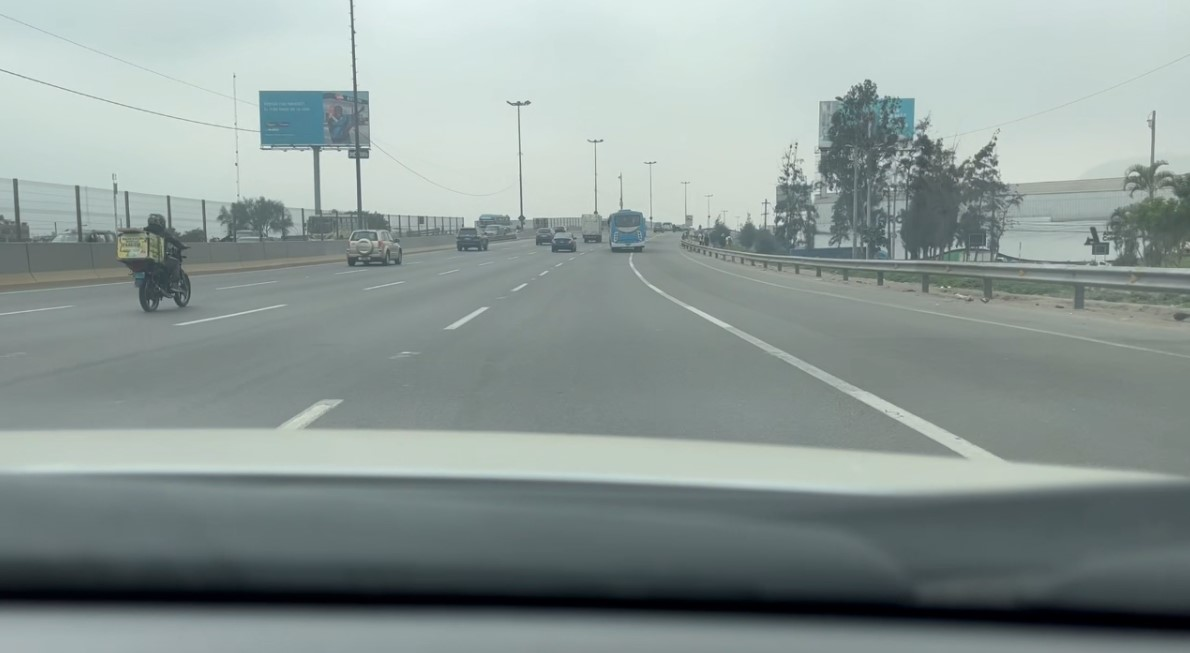
#> input picture Img_test/im2.jpg, 1190 x 653 px, found by its file name
$ python hough_transform.py
#> lines starting #> are read from the running program, lines starting #| are printed output that depends on the picture; after the words box and inside, x2 and y2 are one past the last pixel; in counts of white or black regions, pixels touching at a corner belong together
import matplotlib.pyplot as plt
import matplotlib.image as mpimg
import numpy as np
import cv2

image = mpimg.imread('Img_test\im2.jpg')
#> image is the input picture: shape (653, 1190, 3); mean R, G, B 140.7, 153.1, 150.6
gray = cv2.cvtColor(image,cv2.COLOR_RGB2GRAY)

# Define kernel
# Kernel para imagen propia (im1)
kernel_size = 1

#Kernel para imagen dataset (im2)
#kernel_size = 3
blur_gray = cv2.GaussianBlur(gray,(kernel_size, kernel_size),0)


# Parametros Canny para imagen propia (im1)
low_threshold = 110
high_threshold = 240
# Parametros Canny para imagen dataset (im2)
#low_threshold = 180
#high_threshold = 240
edges = cv2.Canny(blur_gray, low_threshold, high_threshold)
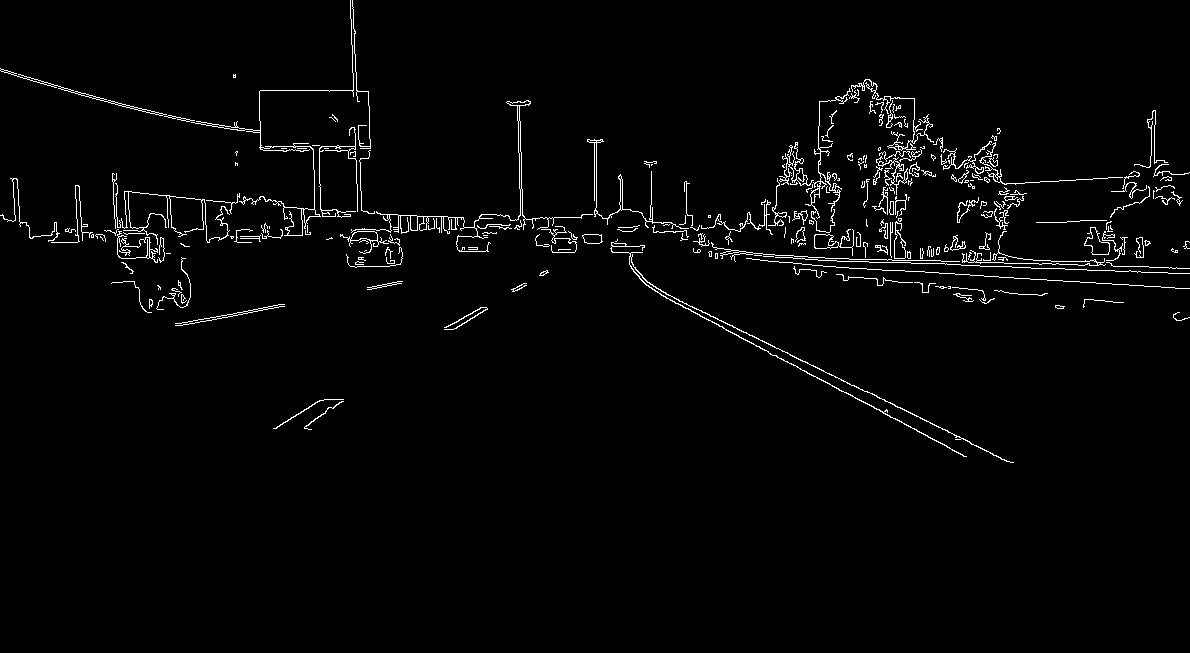
#> edges: shape (653, 1190); 2.2% white in thin lines or dots, all inside (x1, y1, x2, y2) = (0, 0, 1190, 463)


mask = np.zeros_like(edges)
ignore_mask_color = 255

# Poligono para imagen propia (im2)
imshape = image.shape
vertices = np.array([[(0,imshape[0]-140),(470, 290), (720, 290), (imshape[1],imshape[0]-140)]], dtype=np.int32)
cv2.fillPoly(mask, vertices, ignore_mask_color)
#> mask: shape (653, 1190); 20.8% white; 1 white region, box (x1, y1, x2, y2) and area: (0, 290, 1190, 514) 161638
masked_edges = cv2.bitwise_and(edges, mask)
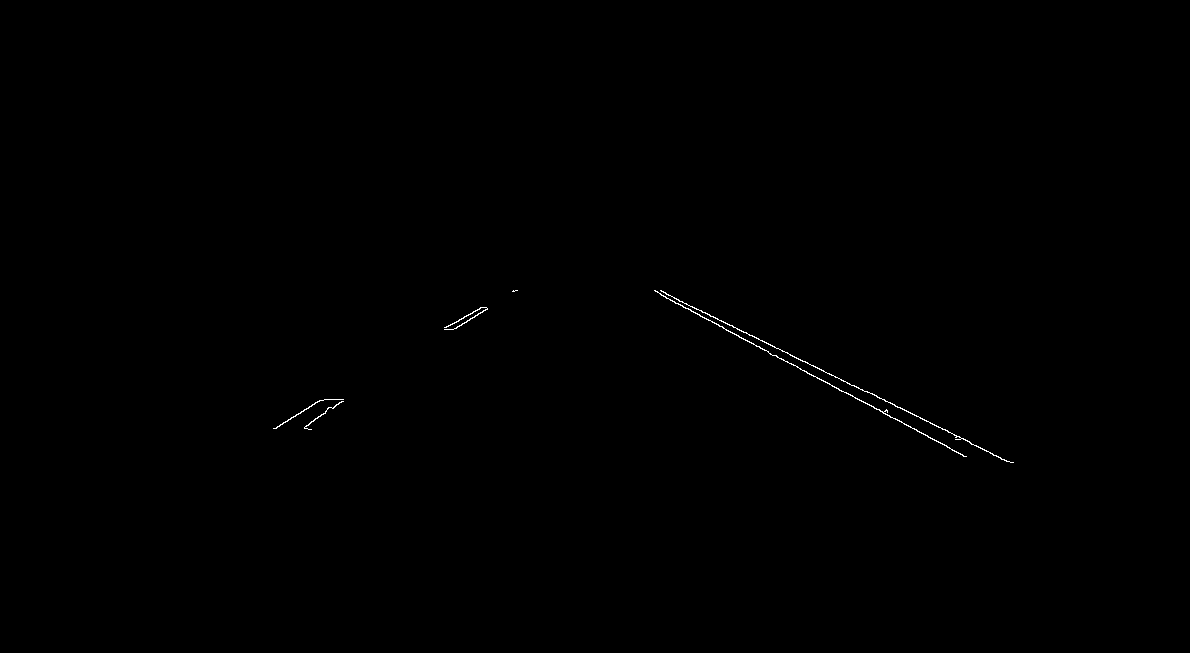
#> masked_edges: shape (653, 1190); 0.16% white in thin lines or dots, all inside (x1, y1, x2, y2) = (273, 290, 1014, 463)


#Poligono para imagen dataset (im1)
# imshape = image.shape
# vertices = np.array([[(170,imshape[0]-120),(500, 420), (700, 420), (imshape[1]-170,imshape[0]-120)]], dtype=np.int32)
# cv2.fillPoly(mask, vertices, ignore_mask_color)
# masked_edges = cv2.bitwise_and(edges, mask)


# Define the Hough transform parameters
# Make a blank the same size as our image to draw on
rho = 1 # distance resolution in pixels of the Hough grid
theta = np.pi/180 # angular resolution in radians of the Hough grid
threshold = 2     # minimum number of votes (intersections in Hough grid cell)
min_line_length = 4 #minimum number of pixels making up a line
max_line_gap = 5    # maximum gap in pixels between connectable line segments
line_image = np.copy(image)*0 # creating a blank to draw lines on
#> line_image: shape (653, 1190, 3); every value is 0

# Run Hough on edge detected image
# Output "lines" is an array containing endpoints of detected line segments
lines = cv2.HoughLinesP(masked_edges, rho, theta, threshold, np.array([]),
                            min_line_length, max_line_gap)
#> lines = 71 rows, first 6: [843, 380, 849, 384], [333, 407, 342, 401], [466, 316, 475, 310], [660, 294, 848, 394], [815, 366, 825, 372], [453, 329, 487, 308]

# Iterate over the output "lines" and draw lines on a blank image
for line in lines:
    for x1,y1,x2,y2 in line:
        cv2.line(line_image,(x1,y1),(x2,y2),(255,0,0),10)
#> this loop made 71 passes
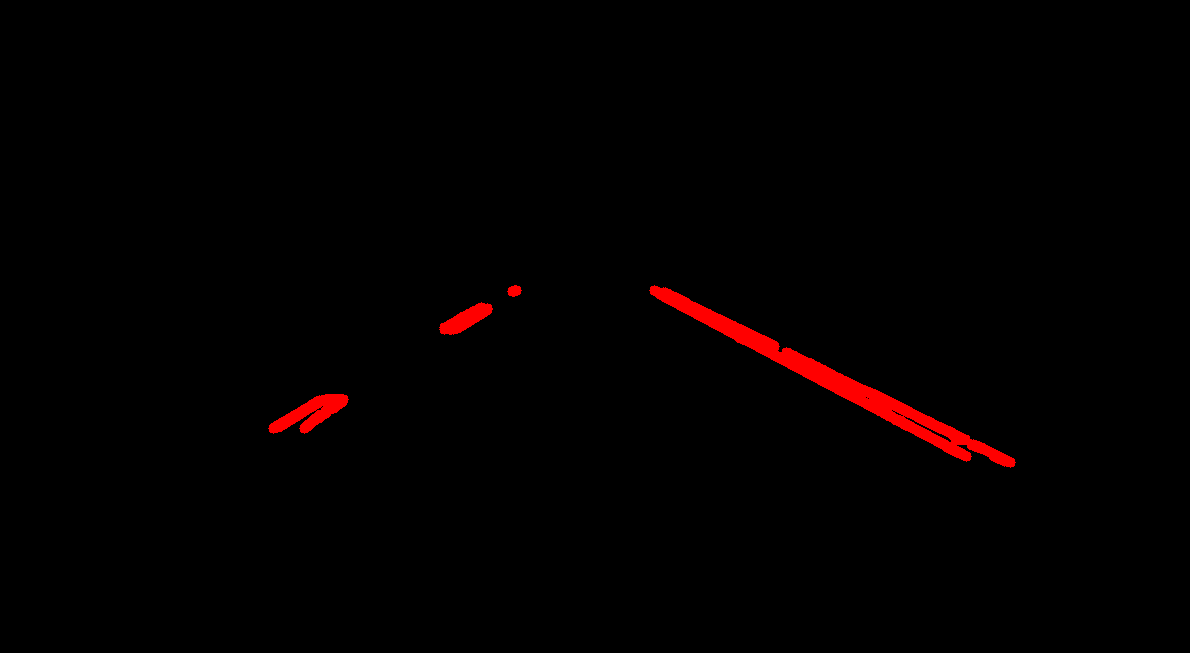
#> line_image: shape (653, 1190, 3); mean R, G, B 3.2, 0, 0

# Create a "color" binary image to combine with line image
color_edges = np.dstack((edges, edges, edges))

# Draw the lines on the edge image
lines_edges = cv2.addWeighted(color_edges, 0.8, line_image, 1, 0)
lines_edges = cv2.polylines(lines_edges,vertices, True, (0,0,255), 10)
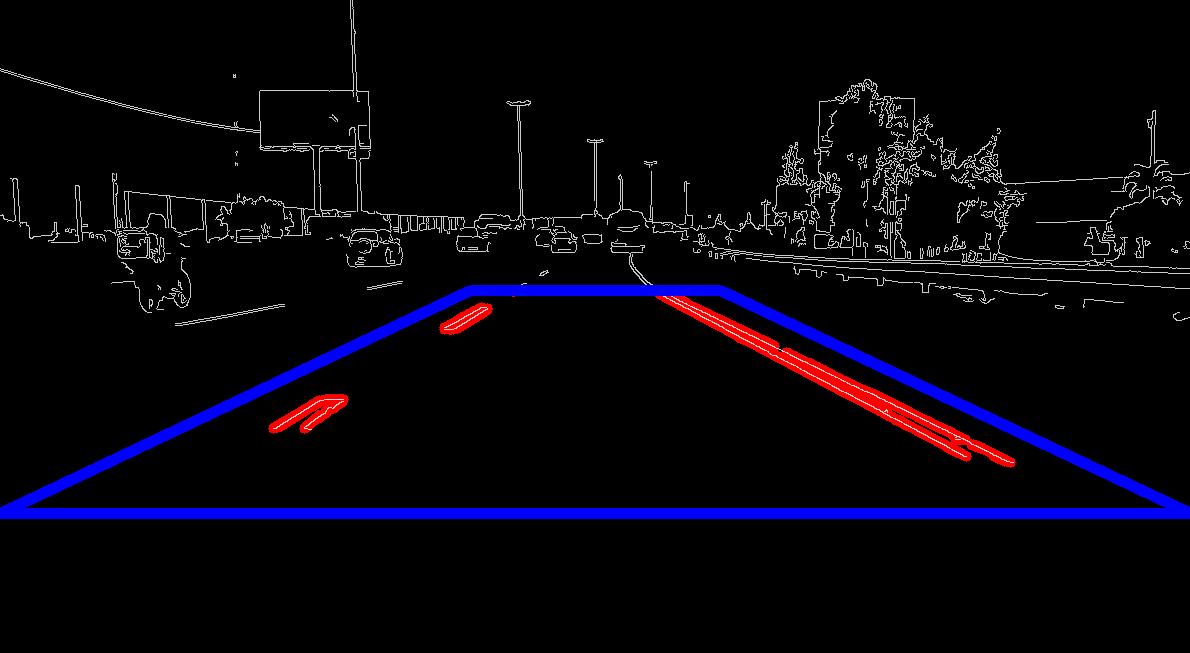
#> lines_edges: shape (653, 1190, 3); mean of channels 0, 1, 2 7.2, 4.4, 13.4; drawn as R, G, B

plt.subplot(2,1,1)
plt.imshow(image)
plt.title("Imagen")
plt.subplot(2,1,2)
plt.imshow(lines_edges)
plt.title("Linea coloreada [Rojo] - Región de interés [Azul]")
plt.show()
